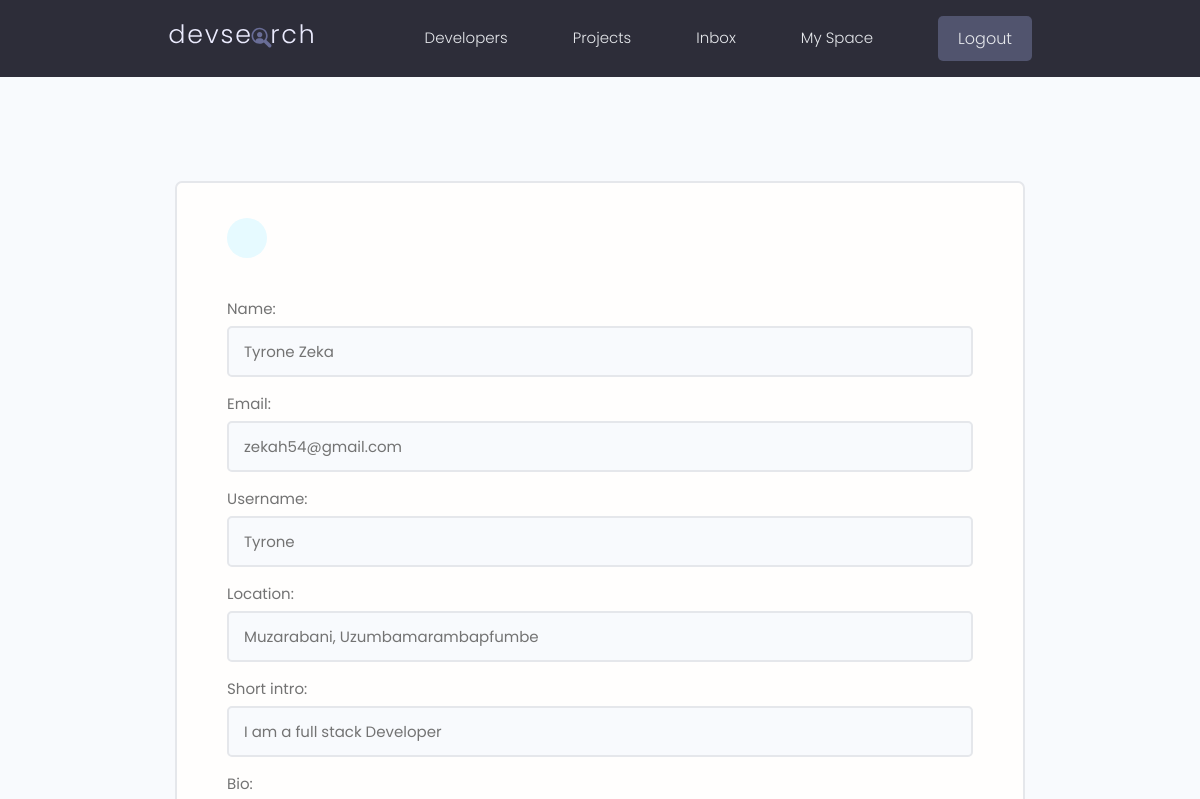
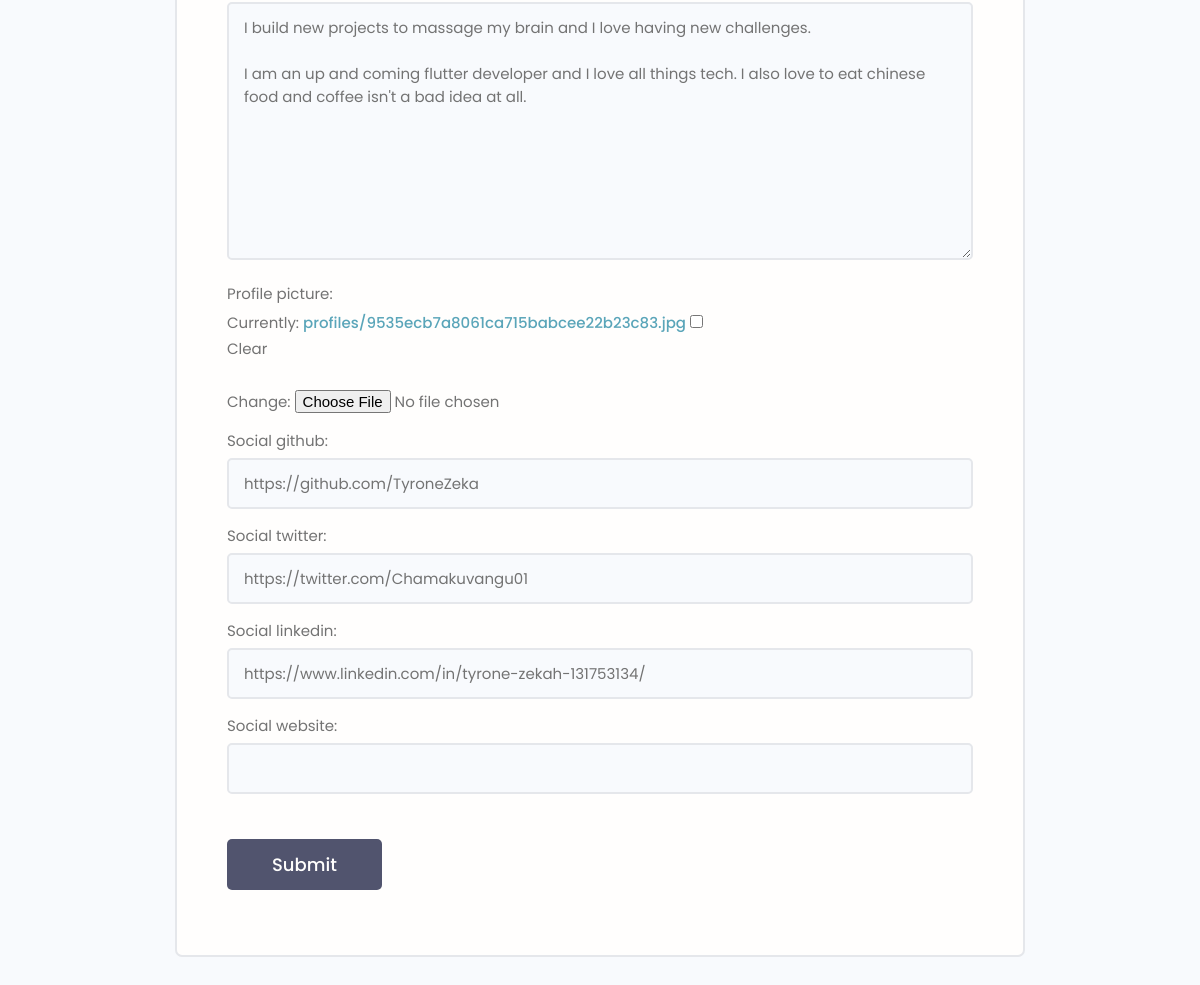
The page /edit-account/ (signed in) on the database its author committed (2 pictures, top to bottom).
### users/models.py (models this page shows, shortened)
class Profile(models.Model):
    user = models.OneToOneField(User, on_delete = models.CASCADE, null = True, blank = True)
    name = models.CharField(max_length=200,blank=True,null=True)
    email = models.EmailField(max_length = 500, blank =True, null = True)
    username = models.CharField(max_length=200,null=True,blank=True)
    location = models.CharField(max_length=200,null=True,blank=True)
    short_intro = models.CharField(max_length=200,null=True,blank=True)
    bio = models.TextField(blank=True,null=True)
    profile_picture = models.ImageField(null = True,blank = True, upload_to = 'profiles/', default = 'profiles/user-default.png')
    social_github = models.CharField(max_length=200,blank=True,null=True)
    social_twitter = models.CharField(max_length=200,blank=True,null=True)
    social_linkedin = models.CharField(max_length=200,blank=True,null=True)
    social_website = models.CharField(max_length=200,blank=True,null=True)
    created = models.DateTimeField(auto_now_add = True )
    id = models.UUIDField(default=uuid.uuid4,unique=True, primary_key=True, editable=False)

### users/views.py (the view)
@login_required(login_url='login')
def editAccount(request):
    profile = request.user.profile
    form = ProfileForm(instance = profile)
    if request.method == 'POST':
        form = ProfileForm(request.POST,request.FILES, instance = profile)
        if form.is_valid():
            form.save()
            return redirect('account')
    context = {'form': form}
    return render(request, 'users/profile_form.html',context)

### users/forms.py
class ProfileForm(ModelForm):
    class Meta:
        model = Profile
        fields = ['name','email', 'username',
        'location', 'short_intro', 'bio','profile_picture','social_github',
        'social_twitter', 'social_linkedin','social_website']
    def __init__(self,*args,**kwargs):
        super(ProfileForm,self).__init__(*args,**kwargs)
        for name, field in self.fields.items():
            field.widget.attrs.update({'class':'input'})

### users/templates/users/profile_form.html (shortened to what this page needs)
{% extends 'main.html' %}
{% block content %}
    <main class="formPage my-xl">
        <div class="content-box">
            <div class="formWrapper">
                <a class="backButton" href="{% url 'account' %}"></a>
                <br>
                <form class="form" action="{% url 'edit-account' %}" method="POST" enctype="multipart/form-data" >
                    {% for field in form %}
                    <div class="form__field">
                        <label for="formInput#text">{{field.label}}: </label>
                        {{field}}
                    </div>
                    {% endfor %}
                    <input class="btn btn--sub btn--lg  my-md" type="submit" value="Submit" />
                </form>
            </div>
        </div>
    </main>
{% endblock %}

### static/styles/app.css (style rules this page uses)
:root { --color-sub: #2d2d39; }
.btn--sub { background-color: var(--color-sub-light); }
.content-box { width: 95%; max-width: 85rem; margin: 0 auto; }
.backButton { background: var(--color-main-light); color: var(--color-main); width: 4rem; height: 4rem; display: flex; align-items: center; justify-content: center; border-radius: 50%; }
.formPage .formWrapper { list-style: none; background: var(--color-white); padding: 3.5rem 5rem; border: 2px solid var(--color-light); border-radius: 0.7rem; }

### static/uikit/styles/modules/_variables.css (style rules this page uses)
:root { --color-main: #5aa5b9; --color-main-light: #e6faff; --color-sub: #3f4156; --color-sub-light: #51546e; --color-sub-lighter: #ededfd; --color-text: #737373; --color-gray: #8b8b8b; --color-light: #e5e7eb; --color-light-gray: #767676; --color-bg: #f8fafd; --color-white: #fffefd; --color-white-light: #f3f3f3; --color-success: #359e64; --color-success-bg: #def8e8; --color-error: #fc4b0b; --color-error-bg: #fff2ee; --font-base: 'Poppins', arial, helvetica, 'Segoe UI', roboto, ubuntu, sans-serif; --font-monospace: 'Fira Code', 'Courier New', courier, monospace; --font-regular: 300; --font-medium: 500; --font-bold: 700; --generic-shadow: 1px 1px 5px #00000010; --generic-transition: all 0.3s ease-in-out; }

### static/uikit/styles/modules/_base.css (style rules this page uses)
* { margin: 0; padding: 0; box-sizing: border-box; text-rendering: optimizeLegibility; color: inherit; font-size: inherit; }
html { font-size: 50%; }
@media only screen and (min-width: 480px) { html { font-size: 56.25%; } }
@media only screen and (min-width: 1200px) { html { font-size: 62.5%; } }
body { line-height: 1.6; font-weight: 400; font-size: 1.5rem; color: var(--color-text); background-color: var(--color-bg); min-height: 100vh; }

### static/uikit/styles/modules/_typography.css (style rules this page uses)
* { font-family: var(--font-base); }
a { padding-bottom: 2px; text-decoration: none; display: inline-block; color: var(--color-main); font-weight: var(--font-medium); }

### static/uikit/styles/modules/_utilities.css (style rules this page uses)
.my-md { margin: 3rem auto; }
.my-xl { margin: 8rem auto; }

### static/uikit/styles/modules/_button.css (style rules this page uses)
.btn { display: inline-block; position: relative; cursor: pointer; background-color: var(--color-light); font-weight: var(--font-medium); color: var(--color-sub); text-decoration: none; padding: 1rem 2rem; border-radius: 0.5rem; border: none; width: -webkit-fit-content; width: -moz-fit-content; width: fit-content; height: -webkit-fit-content; height: -moz-fit-content; height: fit-content; font-size: 1.6rem; outline-width: 0; outline-color: transparent; -webkit-backface-visibility: hidden; backface-visibility: hidden; transition: all 0.3s ease-in-out; }
.btn--sub { background-color: var(--color-sub); color: var(--color-white); }
.btn--lg { font-size: 1.8rem; padding: 1.2rem 4.5rem; }

### static/uikit/styles/modules/_form.css (style rules this page uses)
.form { display: block; }
.form__field { margin-top: 1.5rem; margin-bottom: 1.5rem; }
.form__label, .form__field > label { display: block; margin-bottom: 0.5rem; color: var(--color-text); }
input.input[type='text'], input.input[type='email'], input.input[type='password'], input.input[type='number'], textarea.input { min-width: 24rem; width: 100%; padding: 1.2rem 1.5rem; border-radius: 0.5rem; border: 2px solid var(--color-light); transition: all 0.3s ease-in-out; background-color: var(--color-bg); }

### rows shown on the page
Profile: form "Tyrone Zeka" "zekah54@gmail.com" "Tyrone" "Muzarabani, Uzumbamarambapfumbe" "I am a full stack Developer" "I build new projects to massage my brain and I love having new challenges. I am an up and coming flutter developer and I love all things tech. I also love to eat chinese food and coffee isn't a bad idea at all." "https://github.com/TyroneZeka" "https://twitter.com/Chamakuvangu01" "https://www.linkedin.com/in/tyrone-zekah-131753134/"

### other values the page prints
{{ field.label }} "Name" "Email" "Username" "Location" "Short intro" "Bio" "Profile picture" "Social github" "Social twitter" "Social linkedin" "Social website"
